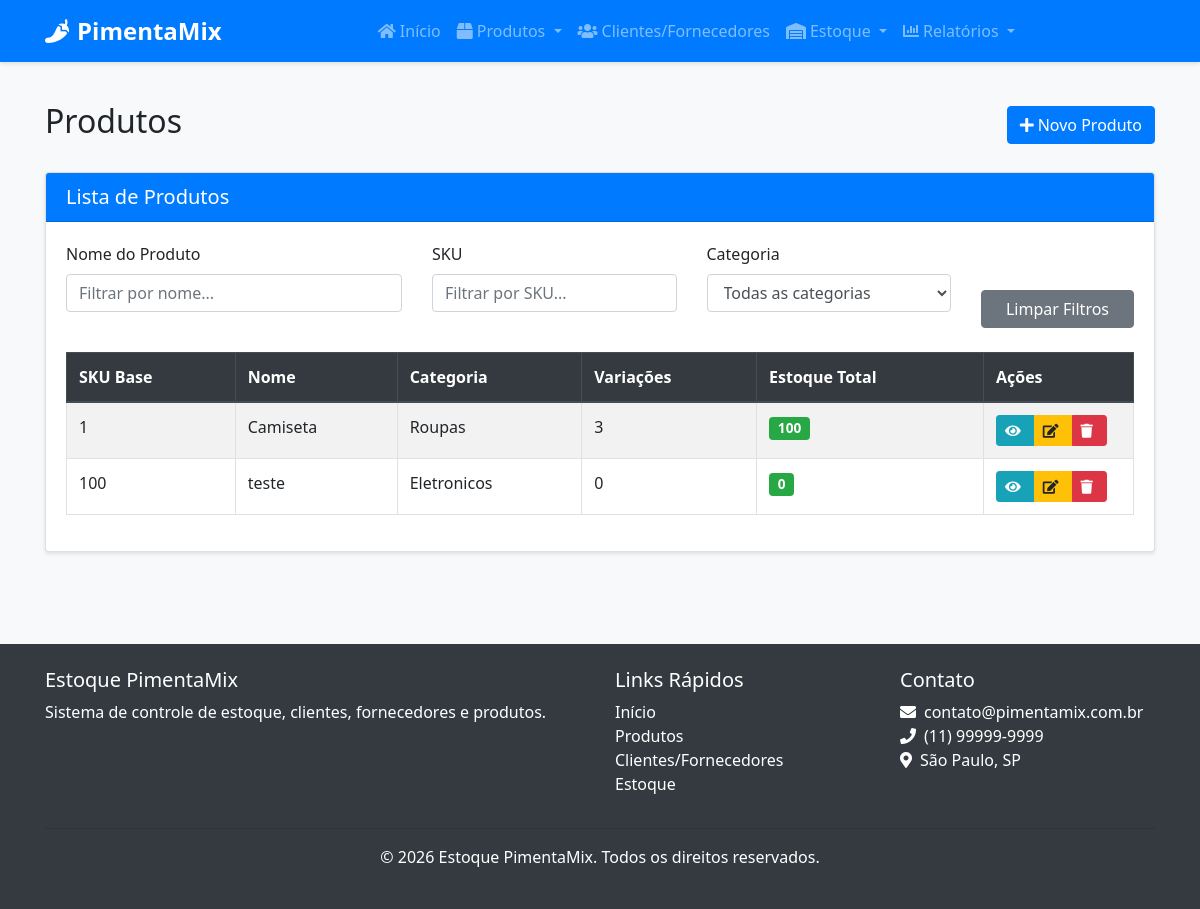
The app's page /produtos/, older data.
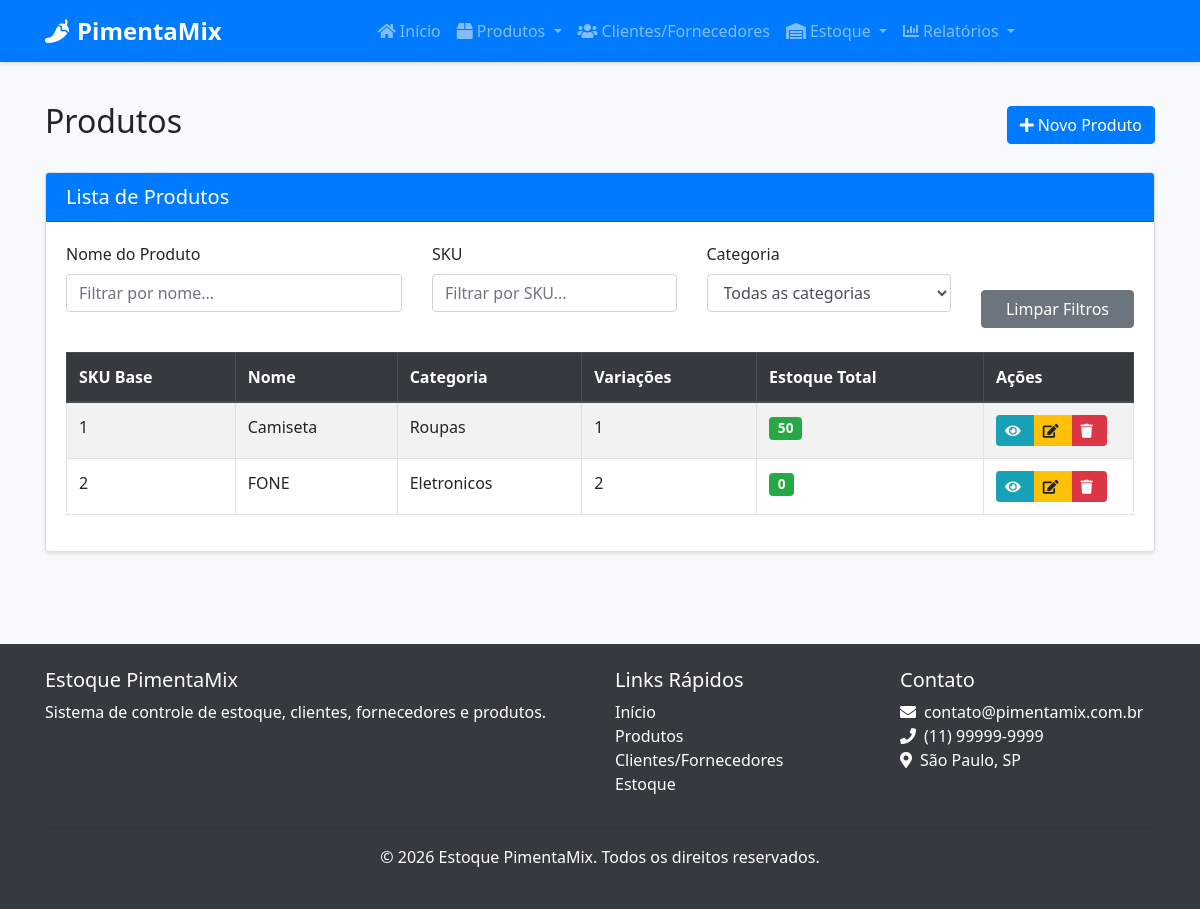
The same page, newer data.
### src/models/produto.py (models this page shows, shortened)
class Produto(db.Model):
    __tablename__ = 'produto'
    id = db.Column(db.Integer, primary_key=True) # Corrigido: Indentação removida
    nome = db.Column(db.String(100), nullable=False)
    descricao = db.Column(db.Text, nullable=True)
    sku_base = db.Column(db.String(50), nullable=True, unique=True) # Adicionado SKU Base
    isbn = db.Column(db.String(20), nullable=True) # Adicionado ISBN
    categoria_id = db.Column(db.Integer, db.ForeignKey('categoria.id'), nullable=False)
    fornecedor_id = db.Column(db.Integer, db.ForeignKey('cliente_fornecedor.id'), nullable=True)
    data_cadastro = db.Column(db.DateTime, default=datetime.utcnow) # Corrigido: Removido 'mentos'
    variacoes = db.relationship('ProdutoVariacao', backref='produto', lazy=True, cascade="all, delete-orphan")
    def estoque_baixo(self):
        for variacao in self.variacoes:
            if variacao.estoque_baixo():
                return True
        return False
    def estoque_total(self):
        return sum(variacao.quantidade_atual for variacao in self.variacoes)

class ProdutoVariacao(db.Model):
    __tablename__ = 'produto_variacao'
    id = db.Column(db.Integer, primary_key=True)
    produto_id = db.Column(db.Integer, db.ForeignKey('produto.id'), nullable=False)
    nome = db.Column(db.String(100), nullable=False)
    sku = db.Column(db.String(50), nullable=False, unique=True)
    preco_venda = db.Column(db.Float, nullable=False)
    quantidade_atual = db.Column(db.Integer, default=0)
    estoque_minimo = db.Column(db.Integer, default=5)
    atributos_valores = db.relationship('AtributoValor', secondary=produto_variacao_atributo_valor,
                                       backref=db.backref('variacoes', lazy=True))
    entradas = db.relationship('EntradaEstoque', backref='variacao', lazy=True)
    saidas = db.relationship('SaidaEstoque', backref='variacao', lazy=True)
    def estoque_baixo(self):
        return self.quantidade_atual < self.estoque_minimo

### src/models/categoria.py (models this page shows, shortened)
class Categoria(db.Model):
    __tablename__ = 'categoria'
    id = db.Column(db.Integer, primary_key=True)
    nome = db.Column(db.String(100), nullable=False, unique=True)
    descricao = db.Column(db.Text, nullable=True)
    produtos = db.relationship('Produto', backref='categoria', lazy=True)

### src/routes/produto.py (the view)
@produto_bp.route("/")
def listar():
    produtos = Produto.query.all()
    categorias = Categoria.query.order_by(Categoria.nome).all()
    return render_template("produto/listar.html", produtos=produtos, categorias=categorias, titulo="Produtos")

### src/templates/produto/listar.html (shortened to what the changed rows need)
{% extends "base.html" %}
{% block content %}
<div class="container">
    <div class="d-flex justify-content-between align-items-center mb-4">
        <h2>Produtos</h2>
    </div>
    <div class="card">
        <div class="card-body">
            {% if produtos %}
                <div class="table-responsive">
                    <table class="table table-striped table-bordered">
                        <thead class="thead-dark">
                            <tr>
                                <th>SKU Base</th>
                                <th>Nome</th>
                                <th>Categoria</th>
                                <th>Variações</th>
                                <th>Estoque Total</th>
                                <th width="150">Ações</th>
                            </tr>
                        </thead>
                        <tbody>
                            {% for produto in produtos %}
                                <tr>
                                    <td>{{ produto.sku_base }}</td>
                                    <td>{{ produto.nome }}</td>
                                    <td>{{ produto.categoria.nome if produto.categoria else '-' }}</td>
                                    <td>{{ produto.variacoes|length }}</td>
                                    <td>
                                        <span class="badge {% if produto.estoque_baixo() %}badge-danger{% else %}badge-success{% endif %}">
                                            {{ produto.estoque_total() }}
                                        </span>
                                    </td>
                                    <td>
                                        <div class="btn-group">
                                            <a href="{{ url_for('produto.detalhes', id=produto.id) }}" class="btn btn-sm btn-info">
                                                <i class="fas fa-eye"></i>
                                            </a>
                                            <a href="{{ url_for('produto.editar', id=produto.id) }}" class="btn btn-sm btn-warning">
                                                <i class="fas fa-edit"></i>
                                            </a>
                                            <button type="button" class="btn btn-sm btn-danger btn-excluir" data-id="{{ produto.id }}">
                                                <i class="fas fa-trash"></i>
                                            </button>
                                        </div>
                                    </td>
                                </tr>
                            {% endfor %}
                        </tbody>
                    </table>
                </div>
            {% else %}
                <div class="alert alert-info">
                    Nenhum produto cadastrado.
                </div>
            {% endif %}
        </div>
    </div>
</div>
{% endblock %}

Row changes from the older to the newer data that the page shows:
changed Produto "Camiseta": variacoes|length "3" → "1"; estoque_total "100" → "50"
changed Produto "Eletronicos": sku_base "100" → "2"; nome "teste" → "FONE"; variacoes|length "0" → "2"
